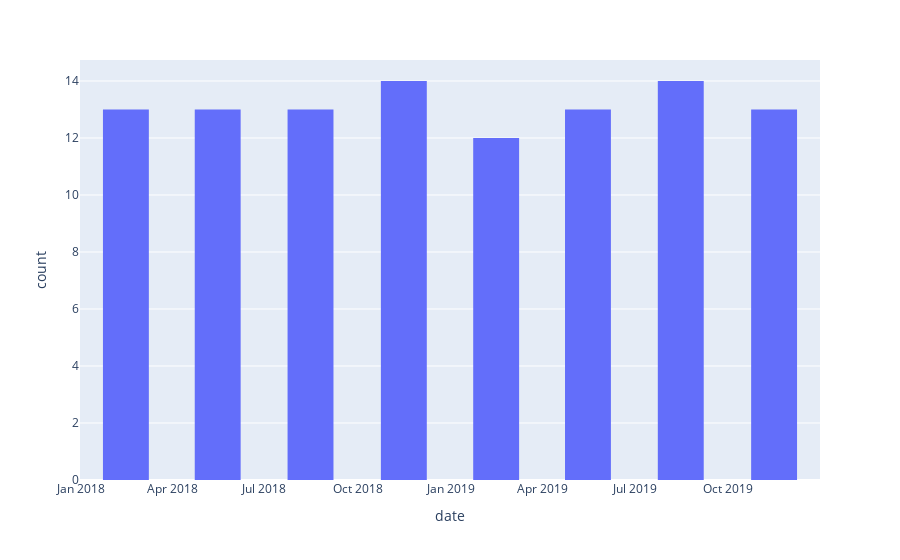

Here is the notebook cell this chart was saved with:
### Code cell
fig = px.histogram(stocks, x = "date")
fig.update_layout(bargap=0.5)
fig.show()

### Figure 1 — Plotly figure (JSON) as saved in the notebook; plotly's stock layout.template omitted (floating-point values rounded to 4 significant figures)
{"data": [{"alignmentgroup": "True", "bingroup": "x", "hovertemplate": "date=%{x}<br>count=%{y}<extra></extra>", "legendgroup": "", "marker": {"color": "#636efa", "pattern": {"shape": ""}}, "name": "", "offsetgroup": "", "orientation": "v", "showlegend": false, "type": "histogram", "x": ["2018-01-01", "2018-01-08", "2018-01-15", "2018-01-22", "2018-01-29", "2018-02-05", "2018-02-12", "2018-02-19", "2018-02-26", "2018-03-05", "2018-03-12", "2018-03-19", "2018-03-26", "2018-04-02", "2018-04-09", "2018-04-16", "2018-04-23", "2018-04-30", "2018-05-07", "2018-05-14", "2018-05-21", "2018-05-28", "2018-06-04", "2018-06-11", "2018-06-18", "2018-06-25", "2018-07-02", "2018-07-09", "2018-07-16", "2018-07-23", "2018-07-30", "2018-08-06", "2018-08-13", "2018-08-20", "2018-08-27", "2018-09-03", "2018-09-10", "2018-09-17", "2018-09-24", "2018-10-01", "2018-10-08", "2018-10-15", "2018-10-22", "2018-10-29", "2018-11-05", "2018-11-12", "2018-11-19", "2018-11-26", "2018-12-03", "2018-12-10", "2018-12-17", "2018-12-24", "2018-12-31", "2019-01-07", "2019-01-14", "2019-01-21", "2019-01-28", "2019-02-04", "2019-02-11", "2019-02-18", "2019-02-25", "2019-03-04", "2019-03-11", "2019-03-18", "2019-03-25", "2019-04-01", "2019-04-08", "2019-04-15", "2019-04-22", "2019-04-29", "2019-05-06", "2019-05-13", "2019-05-20", "2019-05-27", "2019-06-03", "2019-06-10", "2019-06-17", "2019-06-24", "2019-07-01", "2019-07-08", "2019-07-15", "2019-07-22", "2019-07-29", "2019-08-05", "2019-08-12", "2019-08-19", "2019-08-26", "2019-09-02", "2019-09-09", "2019-09-16", "2019-09-23", "2019-09-30", "2019-10-07", "2019-10-14", "2019-10-21", "2019-10-28", "2019-11-04", "2019-11-11", "2019-11-18", "2019-11-25", "2019-12-02", "2019-12-09", "2019-12-16", "2019-12-23", "2019-12-30"], "xaxis": "x", "yaxis": "y"}], "layout": {"autosize": true, "bargap": 0.5, "barmode": "relative", "legend": {"tracegroupgap": 0}, "margin": {"t": 60}, "xaxis": {"anchor": "y", "autorange": true, "domain": [0, 1], "range": ["2017-12-31 06:00", "2019-12-30 18:00"], "title": {"text": "date"}, "type": "date"}, "yaxis": {"anchor": "x", "autorange": true, "domain": [0, 1], "range": [0, 14.74], "title": {"text": "count"}}}}
